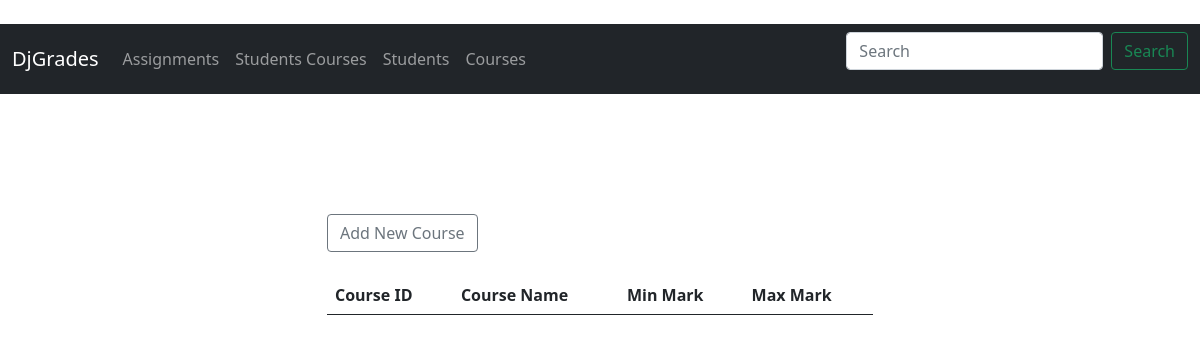
Before: /all_courses with the older database file.
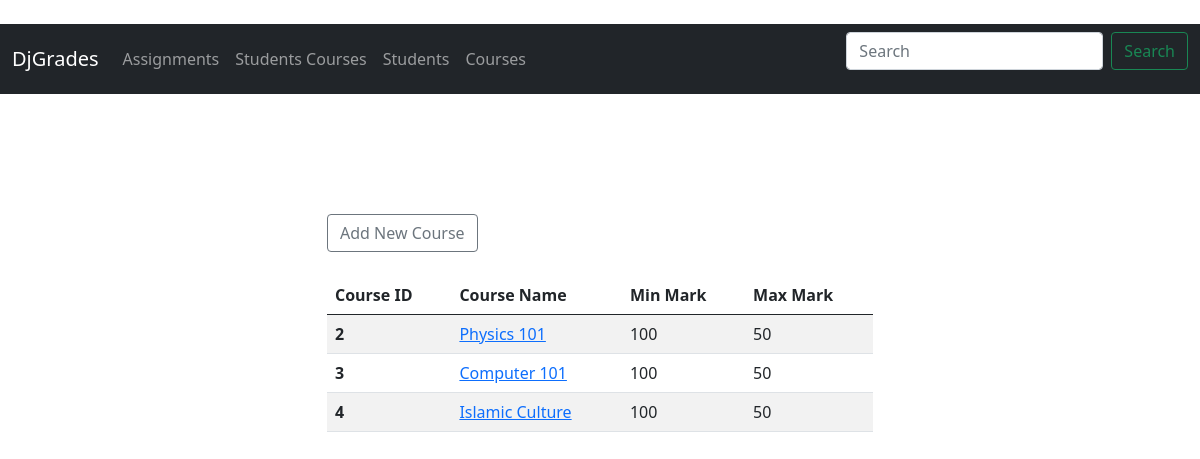
After: the same page with the newer database file.
### grades/models.py (models this page shows)
class Course(models.Model):
	name = models.CharField('Course Name', max_length=100)
	min_mark = models.IntegerField()
	max_mark = models.IntegerField()
	def __str__(self):
		return self.name

### grades/views.py (the view)
# urls.py: path('all_courses', views.all_courses, name='all_courses'),
def all_courses(request):
	courses_list = Course.objects.all()
	return render(request, 'courses/all_courses.html', {'courses_list': courses_list})

### grades/templates/courses/all_courses.html
{% extends 'base.html' %}
{% block content %}
	<br><br><br><br>
		<div class="row justify-content-center">
    		<div class="w-50">
    			<a class="btn btn-outline-secondary" href="{% url 'add_course' %}">Add New Course</a>
    			<br><br>
				<table class="table table-striped">
				  <thead>
				    <tr>
				      <th scope="col">Course ID</th>
				      <th scope="col">Course Name</th>
				      <th scope="col">Min Mark</th>
				      <th scope="col">Max Mark</th>
				    </tr>
				  </thead>
				  <tbody>
				  	{% for course in courses_list %}
				    <tr>
				      <th scope="row">{{ course.id }}</th>
				      <td>
				      	<a href="{% url 'course_details' course.id %}">{{ course }}</a>
				      </td>
				      <td>{{ course.min_mark }}</td>
				      <td>{{ course.max_mark }}</td>
				    </tr>
				    {% endfor %}
				  </tbody>
				</table>
			</div>
		</div>
{% endblock %}

### grades/templates/base.html (shortened to what this page needs)
<html lang="en">
  <head>
    <link href="https://cdn.jsdelivr.net/npm/bootstrap@5.0.2/dist/css/bootstrap.min.css" rel="stylesheet">
  </head>
  <body>
    {% include 'navbar.html' %}
    <br>
    <div class="container">
    {% block content %}
    {% endblock %}
    </div>
  </body>
</html>

### grades/templates/navbar.html (shortened to what this page needs)
<nav class="navbar navbar-expand-lg navbar-dark bg-dark">
  <div class="container-fluid">
    <a class="navbar-brand" href="{% url 'home' %}">DjGrades</a>
    <div class="collapse navbar-collapse" id="navbarSupportedContent">
      <ul class="navbar-nav me-auto mb-2 mb-lg-0">
        <li class="nav-item">
          <a class="nav-link" href="{% url 'home' %}">Assignments</a>
        </li>
        <li class="nav-item">
          <a class="nav-link" href="{% url 'students_courses' %}">Students Courses</a>
        </li>
        <li class="nav-item">
          <a class="nav-link" href="{% url 'all_students' %}">Students</a>
        </li>
        <li class="nav-item">
          <a class="nav-link" href="{% url 'all_courses' %}">Courses</a>
        </li>
      </ul>
      <form class="d-flex">
        <input class="form-control me-2" type="search" placeholder="Search" aria-label="Search">
        <button class="btn btn-outline-success" type="submit">Search</button>
      </form>
    </div>
  </div>
</nav>

Changed rows visible on the page:
added Course: id "2", name "Physics 101", min_mark "100", max_mark "50"
added Course: id "3", name "Computer 101", min_mark "100", max_mark "50"
added Course: id "4", name "Islamic Culture", min_mark "100", max_mark "50"
